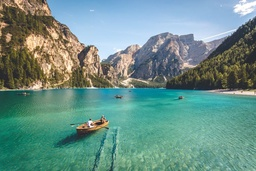
#> input picture pr_10/img.jpg, 256 x 171 px, shrunk from 800 x 533 before the run
$ python seam_carve.py   (older library calls are emulated)
#> lines starting #> are read from the running program, lines starting #| are printed output that depends on the picture
#> in main, img is the input picture: shape (171, 256, 3); mean R, G, B 106.8, 143.5, 135.8
import sys
import numpy as np
from imageio import imread, imwrite
from scipy.ndimage.filters import convolve
from PIL import Image
# tqdm is not strictly necessary, but it gives us a pretty progress bar
# to visualize progress.
from tqdm import trange

def calc_energy(img):
    filter_du = np.array([
        [1.0, 2.0, 1.0],
        [0.0, 0.0, 0.0],
        [-1.0, -2.0, -1.0],
    ])
    # This converts it from a 2D filter to a 3D filter, replicating the same
    # filter for each channel: R, G, B
    filter_du = np.stack([filter_du] * 3, axis=2)

    filter_dv = np.array([
        [1.0, 0.0, -1.0],
        [2.0, 0.0, -2.0],
        [1.0, 0.0, -1.0],
    ])
    # This converts it from a 2D filter to a 3D filter, replicating the same
    # filter for each channel: R, G, B
    filter_dv = np.stack([filter_dv] * 3, axis=2)

    img = img.astype('float32')
    convolved = np.absolute(convolve(img, filter_du)) + np.absolute(convolve(img, filter_dv))

    # We sum the energies in the red, green, and blue channels
    energy_map = convolved.sum(axis=2)

    return energy_map

def minimum_seam(img):
    r, c, _ = img.shape
    energy_map = calc_energy(img)
    M = energy_map.copy()
    backtrack = np.zeros_like(M, dtype=np.int)
    for i in range(1, r):
        for j in range(0, c):
            # Handle the left edge of the image, to ensure we don't index -1
            if j == 0:
                idx = np.argmin(M[i - 1, j:j + 2])
                backtrack[i, j] = idx + j
                min_energy = M[i - 1, idx + j]
            else:
                idx = np.argmin(M[i - 1, j - 1:j + 2])
                backtrack[i, j] = idx + j - 1
                min_energy = M[i - 1, idx + j - 1]
            M[i, j] += min_energy
    return M, backtrack

def carve_column(img):
    r, c, _ = img.shape

    M, backtrack = minimum_seam(img)

    # Create a (r, c) matrix filled with the value True
    # We'll be removing all pixels from the image which
    # have False later
    mask = np.ones((r, c), dtype=np.bool)

    # Find the position of the smallest element in the
    # last row of M
    j = np.argmin(M[-1])

    for i in reversed(range(r)):
        # Mark the pixels for deletion
        mask[i, j] = False
        j = backtrack[i, j]


    # Since the image has 3 channels, we convert our
    # mask to 3D
    mask = np.stack([mask] * 3, axis=2)

    # Delete all the pixels marked False in the mask,
    # and resize it to the new image dimensions
    img = img[mask].reshape((r, c - 1, 3))

    return img

def crop_c(img, scale_c):
#> called with scale_c = 0.8
    r, c, _ = img.shape
#> r = 171; c = 256
    new_c = int(scale_c * c)
#> new_c = 204

    for i in trange(c - new_c): # use range if you don't want to use tqdm
        img = carve_column(img)
#> this loop made 52 passes
#> pass 1, in calc_energy, `convolved = np.absolute(convolve(img, filter_du)) + np.absolute(convol..`:
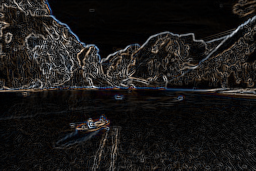
#> convolved: shape (171, 256, 3) float32; mean R, G, B 308.8, 289.5, 279.9; drawn with min black and max white
#> pass 1, in carve_column, `M, backtrack = minimum_seam(img)`:
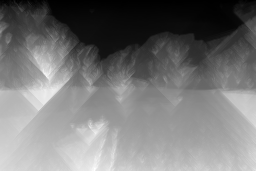
#> M: shape (171, 256) float32; min 0, max 71172, mean 33231.3; drawn with min black and max white
#> after the loop:
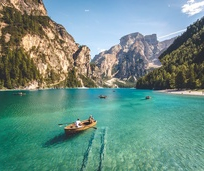
#> img: shape (171, 204, 3); mean of channels 0, 1, 2 107.8, 142.3, 132.9; drawn as R, G, B

    return img

def main():
    scale = 0.8
    in_filename = 'img.jpg'
    out_filename = 'seam_carving1.jpg'

    img = imread(in_filename)
    out = crop_c(img, scale)
    imwrite(out_filename, out)

if __name__ == '__main__':
    main()

$ run again, with pr_10/seam_carving.jpg copied over pr_10/img.jpg
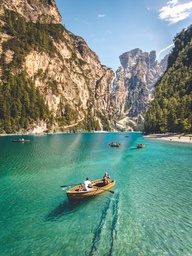
#> input picture pr_10/seam_carving.jpg, 192 x 256 px, shrunk from 400 x 533 before the run
#> in main, img is the input picture: shape (256, 192, 3); mean R, G, B 110.2, 139.9, 126.3
#> the loop in crop_c, `for i in trange(c - new_c): # use range if you don't want to use tqdm` made 39 passes
#> pass 1, in carve_column, `M, backtrack = minimum_seam(img)`:
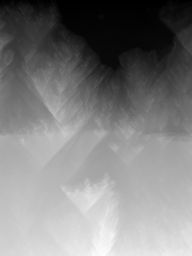
#> M: shape (256, 192) float32; min 36, max 129210, mean 64559.9; drawn with min black and max white
#> after the loop in crop_c, `for i in trange(c - new_c): # use range if you don't want to use tqdm`:
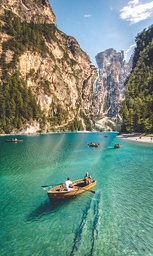
#> img: shape (256, 153, 3); mean of channels 0, 1, 2 111.7, 139.3, 124.3; drawn as R, G, B

$ run again, with pr_10/stitch_blend.png saved as pr_10/img.jpg
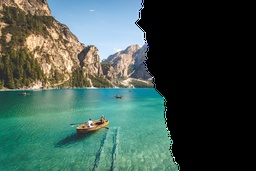
#> input picture pr_10/stitch_blend.png, 256 x 171 px, shrunk from 800 x 533 before the run
#> in main, img is the input picture: shape (171, 256, 3); mean R, G, B 64.3, 86.9, 78.8
#> the loop in crop_c, `for i in trange(c - new_c): # use range if you don't want to use tqdm` made 52 passes
#> pass 1, in carve_column, `M, backtrack = minimum_seam(img)`:
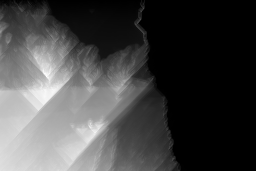
#> M: shape (171, 256) float32; min 0, max 68936, mean 18725.8; drawn with min black and max white
#> after the loop in crop_c, `for i in trange(c - new_c): # use range if you don't want to use tqdm`:
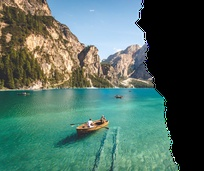
#> img: shape (171, 204, 3); mean of channels 0, 1, 2 80.7, 109.1, 98.9; drawn as R, G, B
